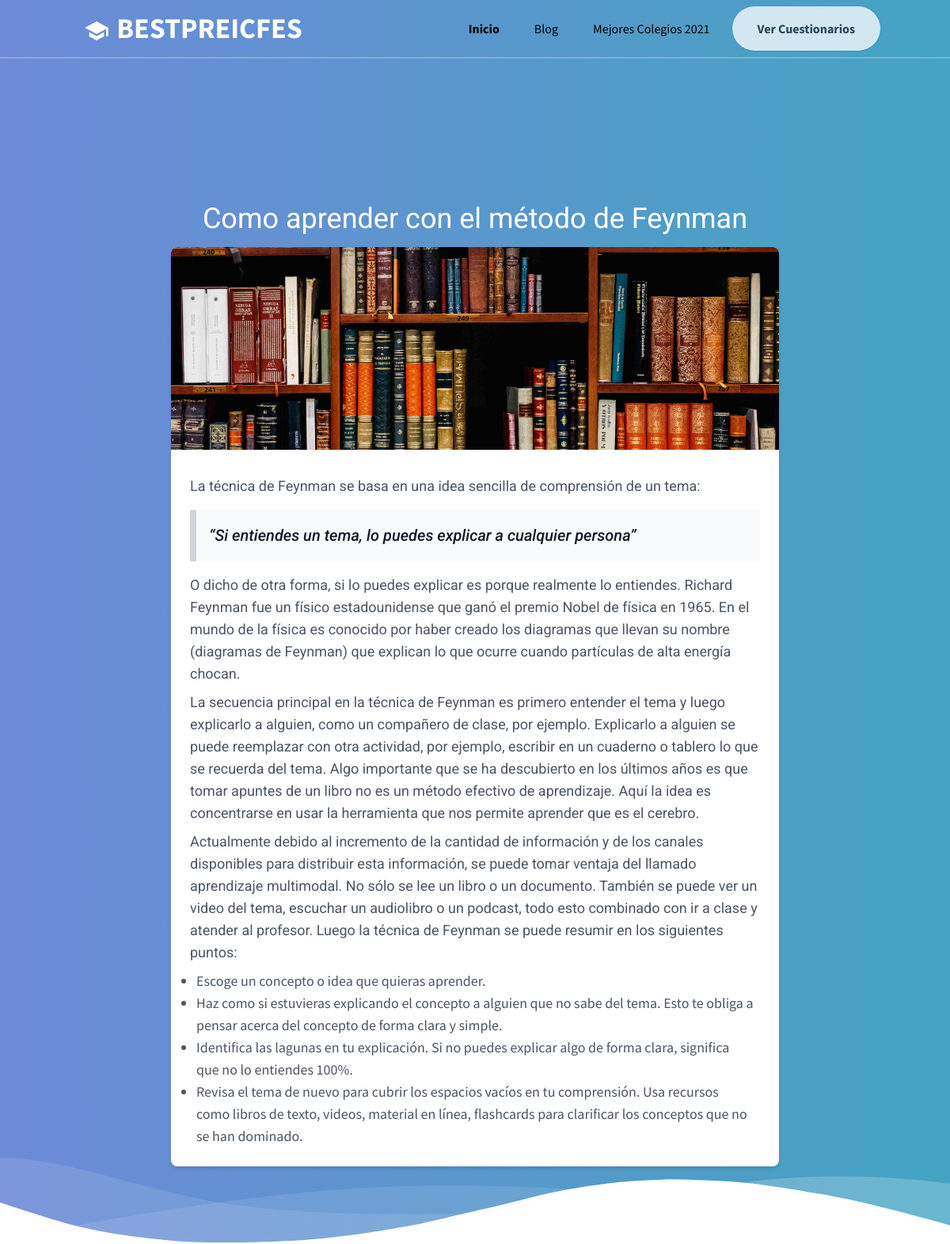
Page /blog/post/como-aprender-con-el-metodo-de-feynman on the committed database.
### blog/models.py (models this page shows, shortened)
class Post(models.Model):
    class Meta:
        ordering = ['-fecha_creacion']
    titulo = models.CharField(max_length=255, unique=True)
    info = models.CharField(max_length=255, blank=True)
    slug = models.SlugField(max_length=255, unique=True, null=True, blank=True)
    contenido = models.TextField(null=True, blank=True)
    fecha_creacion = models.DateTimeField(auto_now_add=True)
    fecha_modificado = models.DateTimeField(auto_now=True)
    fue_publicado = models.BooleanField(default=False)
    etiquetas = models.ManyToManyField(Etiqueta, blank=True)
    imagen = models.ImageField(upload_to='media', null=True, blank=True)

### blog/views.py (the view)
# urls.py: path('post/<str:slug>', views.PostDetailView.as_view(), name='post'),
class PostDetailView(generic.DetailView):
    model = Post
    context_object_name = 'post'
    template_name = 'blog/post.html'

### blog/templates/blog/post.html (shortened to what this page needs)
{% extends 'blog/base.html' %}
{% load static %}
{% block content%}
<section class="pt-64">
  <h1 class="text-4xl text-center mb-4">{{ post.titulo }}</h1>
  <div class="max-w-3xl mx-auto bg-white overflow-hidden shadow-md rounded-lg mb-12">
    <img class="w-full h-64 object-cover" src="{{ post.imagen.url }}" alt="{{ post.titulo }}"/>
    <div class="p-6">
      <div class="">
        <div class="text-sm text-gray-600 mt-2">{{ post.contenido | safe }}</div>
      </div>
    </div>
  </div>
</section>
<div class="relative -mt-12 lg:-mt-24">
</div>
{% endblock %}

### blog/templates/blog/base.html (style rules this page uses)
.gradient { background: linear-gradient(90deg, #6e8ad8 0%, #44a4c2 100%); }
p, h1, h2 { font-family: 'Roboto', sans-serif; }

### rows in the picture
Post: titulo "Como aprender con el método de Feynman", imagen (picture), contenido "La técnica de Feynman se basa en una idea sencilla de comprensión de un tema: “Si entiendes un tema, lo puedes explicar a cualquier persona” O dicho de otra forma, si lo puedes explicar es porque realmente lo entiendes. Richard Feynman fue un físico estadounidense que ganó el premio Nobel de física en 1965. En el mundo de la física es conocido por haber creado los diagramas que llevan su nombre (diagramas de Feynman) que explican lo que ocurre cuando partículas de alta energía chocan. La secuencia principal en la técnica de Feynman es primero entender el tema y luego explicarlo a alguien, como un compañero de clase, por ejemplo. Explicarlo a alguien se puede reemplazar con otra actividad,…"
